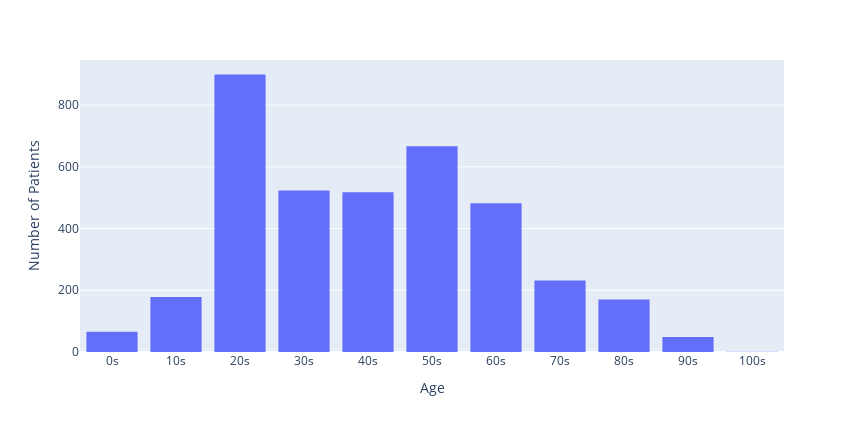

Notebook code for this chart:
### Markdown cell above
Age distribution:

### Code cell
# | label: fig-patient-age-hist
# | fig-cap: Histogram of patients by age.
patient_info['age_numeric']=pd.to_numeric(patient_info['age'].str.rstrip('s'))
fig_patient_age_hist=px.histogram(patient_info.sort_values('age_numeric'),x='age',width=base_fig_wid*dpi,height=base_fig_wid/2*dpi,labels={'age':'Age'})
fig_patient_age_hist.update_layout(yaxis_title='Number of Patients')
fig_patient_age_hist.show()

### Figure 1 — Plotly figure (JSON) as saved in the notebook; plotly's stock layout.template omitted (floating-point values rounded to 4 significant figures; data arrays with more than 128 entries replaced by an {"elided": "..."} marker saying what was removed)
{"data": [{"alignmentgroup": "True", "bingroup": "x", "hovertemplate": "Age=%{x}<br>count=%{y}<extra></extra>", "legendgroup": "", "marker": {"color": "#636efa", "pattern": {"shape": ""}}, "name": "", "offsetgroup": "", "orientation": "v", "showlegend": false, "type": "histogram", "x": {"elided": "5165 str values"}, "xaxis": "x", "yaxis": "y"}], "layout": {"barmode": "relative", "height": 432, "legend": {"tracegroupgap": 0}, "margin": {"t": 60}, "width": 864, "xaxis": {"anchor": "y", "domain": [0, 1], "title": {"text": "Age"}}, "yaxis": {"anchor": "x", "domain": [0, 1], "title": {"text": "Number of Patients"}}}}
